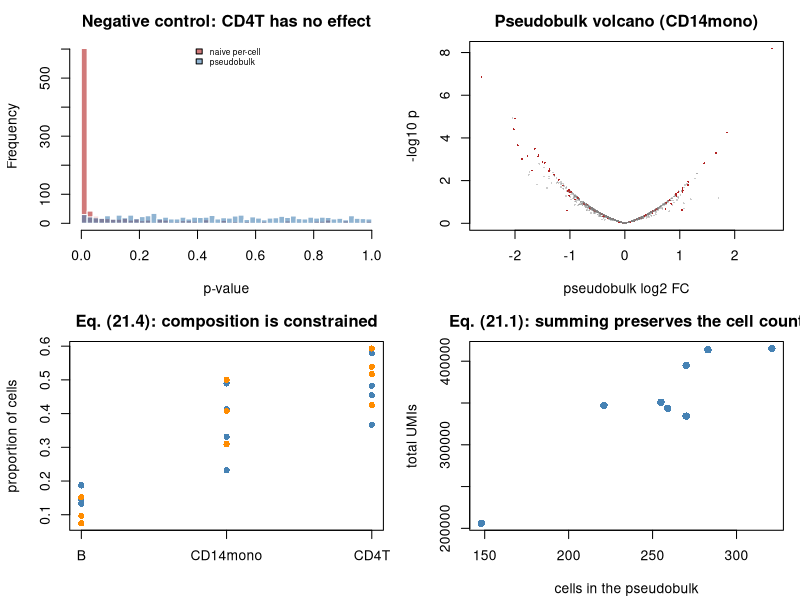

R code for this plot:
#' ---
#' title: "Applied 21 - Single-cell RNA-seq: replicated inference"
#' output: html_document
#' ---
#'
#' **Curriculum link:** `stats.md` -> Topic 21, equations (21.1)-(21.4)
#' **Core modules used:** 01 (pseudoreplication), 14 (mixed models), 18, 26
#'
#' ## Dataset card
#'
#' | | |
#' |---|---|
#' | **Real analogue** | Kang et al. 2018 (GSE96583): 8 lupus donors, PBMCs, +/- IFN-beta |
#' | **Unit of inference** | **Donor** (8), not cell (~15,000) |
#' | **Here** | Simulated with the same hierarchy |
#'
#' The literature is settled: preserve the donor as the replicate, via
#' pseudobulk aggregation or a subject-aware mixed model. Naive per-cell tests
#' produce a documented excess of false positives.

#+ setup, message = FALSE
suppressPackageStartupMessages({library(MASS); library(nlme)})
MODULE_NAME <- "21_single_cell_pseudobulk"
OUT <- file.path(Sys.getenv("STATS_OUT", unset = "results"), MODULE_NAME)
dir.create(OUT, recursive = TRUE, showWarnings = FALSE)
header <- function(txt) cat("\n", strrep("=", 72), "\n", txt, "\n",
                            strrep("=", 72), "\n", sep = "")

#' ## 1. Simulate a multi-donor, multi-cell-type experiment
#'
#' Donor effects are gene-specific and SHARED by every cell of that donor -
#' which is exactly what makes cells pseudoreplicates (eq. 1.4).

#+ simulate
header("1. Simulating a Kang-like multi-donor scRNA-seq experiment")
simulate_sc <- function(n_donors_per_arm = 4, G = 1000, n_de = 100, lfc = 1,
                        cell_types = c("CD4T", "CD14mono", "B"),
                        base_props = c(0.55, 0.30, 0.15),
                        da_effect = c(0, 0.5, -0.5)) {
  donors <- sprintf("D%02d", seq_len(2*n_donors_per_arm) - 1)
  arm <- setNames(rep(c("ctrl", "stim"), each = n_donors_per_arm), donors)
  true_lfc <- numeric(G); de_idx <- sample(G, n_de)
  true_lfc[de_idx] <- rnorm(n_de, 0, lfc)
  base_expr <- exp(rnorm(G, -1.2, 1.4))
  ct_mod <- lapply(cell_types, function(ct) exp(rnorm(G, 0, 0.5)))
  names(ct_mod) <- cell_types
  blocks <- list(); metas <- list()
  for (d in donors) {
    donor_eff <- rnorm(G, 0, 0.45)                 # SHARED by all this donor's cells
    n_cells <- sample(400:900, 1)
    shift <- if (arm[d] == "stim") da_effect else rep(0, length(cell_types))
    logits <- log(base_props) + shift + rnorm(length(cell_types), 0, 0.25)
    props <- exp(logits)/sum(exp(logits))
    ct_assign <- sample(cell_types, n_cells, TRUE, prob = props)
    depth <- rlnorm(n_cells, 0, 0.35)
    for (ct in cell_types) {
      sel <- ct_assign == ct; k <- sum(sel)
      if (k == 0) next
      eff <- if (ct == "CD14mono" && arm[d] == "stim") true_lfc*log(2) else 0
      mu <- base_expr * ct_mod[[ct]] * exp(donor_eff + eff)
      lam <- outer(mu, depth[sel])
      blocks[[length(blocks)+1]] <- matrix(rpois(length(lam), lam), nrow = G)
      metas[[length(metas)+1]] <- data.frame(donor = d, condition = arm[d],
                                             cell_type = ct, depth = depth[sel])
    }
  }
  counts <- do.call(cbind, blocks)
  cell_meta <- do.call(rbind, metas)
  rownames(cell_meta) <- sprintf("C%06d", seq_len(nrow(cell_meta)))
  dimnames(counts) <- list(sprintf("G%04d", seq_len(G)), rownames(cell_meta))
  cell_meta$condition <- factor(cell_meta$condition, levels = c("ctrl", "stim"))
  list(counts = counts, cell_meta = cell_meta,
       truth = data.frame(true_lfc = true_lfc, is_de = true_lfc != 0,
                          row.names = rownames(counts)))
}
set.seed(3101)
sim <- simulate_sc()
X <- sim$counts; cell_meta <- sim$cell_meta; truth <- sim$truth
stopifnot(identical(colnames(X), rownames(cell_meta)))        # eq. (2.1)
cat(sprintf("  %d genes x %d cells from %d donors\n", nrow(X), ncol(X),
            length(unique(cell_meta$donor))))
print(head(table(cell_meta$donor, cell_meta$cell_type), 6))
cat(sprintf("\n  n for CONDITION-level inference = %d donors, NOT %d cells\n",
            length(unique(cell_meta$donor)), ncol(X)))
cat(sprintf("  truly DE genes (in CD14mono only): %d\n", sum(truth$is_de)))

#' ## 2. The naive per-cell test, and why it fails

#+ per-cell
header("2. Per-cell testing inflates false positives")
per_cell_test <- function(X, cell_meta, cell_type) {
  sel <- cell_meta$cell_type == cell_type
  sub <- X[, sel, drop = FALSE]; cm <- cell_meta[sel, ]
  logn <- log1p(t(t(sub)/colSums(sub)) * 1e4)     # standard log-normalisation
  a <- logn[, cm$condition == "ctrl", drop = FALSE]
  b <- logn[, cm$condition == "stim", drop = FALSE]
  vapply(seq_len(nrow(logn)), function(i)
    suppressWarnings(wilcox.test(a[i, ], b[i, ])$p.value), numeric(1))
}
for (row_ in list(list("CD14mono", TRUE), list("CD4T", FALSE))) {
  ct <- row_[[1]]; has_signal <- row_[[2]]
  p <- per_cell_test(X, cell_meta, ct)
  rej <- p.adjust(p, "BH") < 0.05
  ## The true DE genes were injected into CD14mono ONLY. In any other
  ## compartment there is no condition effect at all, so EVERY rejection is
  ## a false positive.
  tp <- if (has_signal) sum(rej & truth$is_de) else 0
  fp <- if (has_signal) sum(rej & !truth$is_de) else sum(rej)
  cat(sprintf("  %-10s (%-21s): %4d 'DE' genes (TP=%3d, FP=%4d, FDP=%.3f)\n",
              ct, if (has_signal) "real signal present" else "NO real signal at all",
              sum(rej), tp, fp, fp/max(sum(rej), 1)))
}
cat("\n  Look at CD4T. There is NO condition effect there by construction, yet\n")
cat("  the per-cell test calls a large fraction of the transcriptome\n")
cat("  differential. Every one is a false positive, produced by donor-to-donor\n")
cat("  variation counted as within-group noise across pseudoreplicated cells.\n")
sel <- cell_meta$cell_type == "CD4T"
sub <- X[, sel]; cm <- cell_meta[sel, ]
logn <- log1p(t(t(sub)/colSums(sub))*1e4)
g <- order(-rowMeans(logn))[50]
vals <- logn[g, ]
between <- var(tapply(vals, cm$donor, mean))
within <- mean(tapply(vals, cm$donor, var))
icc <- between/(between + within)
m_bar <- mean(table(cm$donor))
cat(sprintf("\n  For a representative CD4T gene:\n"))
cat(sprintf("    ICC (eq. 1.7)           = %.4f\n", icc))
cat(sprintf("    mean cells per donor    = %.0f\n", m_bar))
cat(sprintf("    design effect (eq. 1.8) = %.1f\n", 1 + (m_bar-1)*icc))
cat(sprintf("    SE understated by       = %.1fx\n", sqrt(1 + (m_bar-1)*icc)))

#' ## 3. Pseudobulk aggregation, eq. (21.1)
#'
#' **Sum RAW counts, do not average normalised values.** Summing keeps the
#' count nature AND the information about how many cells contributed.

#+ pseudobulk
header("3. Pseudobulk by (cell type x donor), eq. (21.1)")
make_pseudobulk <- function(X, cell_meta, cell_type, min_cells = 10) {
  sel <- cell_meta$cell_type == cell_type
  sub <- X[, sel, drop = FALSE]; cm <- cell_meta[sel, ]
  n_cells <- table(cm$donor)
  keep <- names(n_cells)[n_cells >= min_cells]
  pb <- sapply(keep, function(d) rowSums(sub[, cm$donor == d, drop = FALSE]))
  meta <- data.frame(condition = sapply(keep, function(d) as.character(cm$condition[cm$donor == d][1])),
                     n_cells = as.integer(n_cells[keep]), row.names = keep)
  meta$condition <- factor(meta$condition, levels = c("ctrl", "stim"))
  list(pb = pb, meta = meta)
}
pbo <- make_pseudobulk(X, cell_meta, "CD14mono")
print(pbo$meta)
cat(sprintf("\n  pseudobulk matrix: %d genes x %d SAMPLES\n", nrow(pbo$pb), ncol(pbo$pb)))
cat("  n is now the number of DONORS. This is the whole point.\n")
cat(sprintf("\n  summed library sizes range over donors: %s - %s UMIs\n",
            format(min(colSums(pbo$pb)), big.mark=","),
            format(max(colSums(pbo$pb)), big.mark=",")))
cat("  The library size CARRIES the cell count, so the NB model automatically\n")
cat("  trusts big pseudobulks more. Averaging normalised values discards that\n")
cat("  and gives a 3-cell sample equal influence.\n")

#' ## 4. Three valid analyses compared

#+ compare
header("4. Pseudobulk vs mixed model vs naive (21.1)-(21.2)")
pseudobulk_nb <- function(pb, meta, min_count = 10) {
  lib <- colSums(pb)
  keep <- rowSums(pb) >= min_count & rowSums(pb > 0) >= 3
  sub <- pb[keep,, drop = FALSE]
  cond <- as.numeric(meta$condition == "stim")
  Xd <- cbind(1, cond)
  ## One shared dispersion, estimated from the residual spread on the log scale.
  logy <- log2(t(t(sub)/lib) + 1e-6)
  resid <- t(logy) - Xd %*% qr.coef(qr(Xd), t(logy))
  phi <- max(median(colSums(resid^2)/(length(cond) - 2)) * log(2)^2, 0.01)
  res <- t(vapply(seq_len(nrow(sub)), function(i) {
    f <- try(glm(sub[i, ] ~ cond, family = negative.binomial(1/phi),
                 offset = log(lib)), silent = TRUE)
    if (inherits(f, "try-error")) return(c(NA, 1))
    cs <- coef(summary(f, dispersion = 1))          # see Module 20, section 5
    c(cs["cond", 1]/log(2), cs["cond", 4])
  }, numeric(2)))
  out <- data.frame(lfc = res[, 1], pvalue = res[, 2], row.names = rownames(sub))
  out$padj <- p.adjust(out$pvalue, "BH")
  list(res = out, phi = phi)
}
nb_out <- pseudobulk_nb(pbo$pb, pbo$meta)
res_nb <- nb_out$res
p_naive <- per_cell_test(X, cell_meta, "CD14mono")
score <- function(p_or_res, label) {
  if (is.data.frame(p_or_res)) { padj <- p_or_res$padj; idx <- rownames(p_or_res) }
  else { padj <- p.adjust(p_or_res, "BH"); idx <- rownames(truth) }
  t0 <- truth[idx, ]
  rej <- !is.na(padj) & padj < 0.05
  tp <- sum(rej & t0$is_de); fp <- sum(rej & !t0$is_de)
  cat(sprintf("  %-40s%7d%7d%7d%9.2f%8.3f\n", label, sum(rej), tp, fp,
              tp/max(sum(t0$is_de), 1), fp/max(sum(rej), 1)))
}
cat(sprintf("  estimated pseudobulk dispersion = %.4f\n\n", nb_out$phi))
cat(sprintf("  %-40s%7s%7s%7s%9s%8s\n", "method", "rej", "TP", "FP", "sens", "FDP"))
score(p_naive, "naive per-cell Wilcoxon")
score(res_nb, "pseudobulk + NB GLM (21.1)")
cat("\n  Read this honestly: the pseudobulk FDP is not exactly 0.05 either -\n")
cat("  with few rejections, two or three false ones move it a long way. That\n")
cat("  is Monte-Carlo noise on a small denominator, not a failure of FDR\n")
cat("  control. The naive test's FDP is a different animal: a SYSTEMATIC\n")
cat("  breakdown, not sampling variation.\n")

## A donor-aware mixed model on a gene subset, to show the answers agree.
subset_genes <- c(head(rownames(truth)[truth$is_de], 30),
                  head(rownames(truth)[!truth$is_de], 30))
sel <- cell_meta$cell_type == "CD14mono"
sub <- X[subset_genes, sel, drop = FALSE]; cm <- cell_meta[sel, ]
cm$ln_depth <- log(colSums(X[, sel]))
p_glmm <- vapply(subset_genes, function(g) {
  d <- data.frame(y = log1p(sub[g, ]/exp(cm$ln_depth)*1e4),
                  stim = as.numeric(cm$condition == "stim"), donor = cm$donor)
  f <- try(lme(y ~ stim, random = ~ 1 | donor, data = d), silent = TRUE)
  if (inherits(f, "try-error")) NA else summary(f)$tTable["stim", "p-value"]
}, numeric(1))
q_glmm <- p.adjust(p_glmm, "BH")
q_pb <- res_nb[subset_genes, "padj"]
cat(sprintf("\n  On a 60-gene subset (30 DE, 30 null):\n"))
cat(sprintf("    donor-aware mixed model : %d rejected, %d true\n",
            sum(q_glmm < 0.05, na.rm = TRUE),
            sum(q_glmm < 0.05 & truth[subset_genes, "is_de"], na.rm = TRUE)))
cat(sprintf("    pseudobulk NB           : %d rejected, %d true\n",
            sum(q_pb < 0.05, na.rm = TRUE),
            sum(q_pb < 0.05 & truth[subset_genes, "is_de"], na.rm = TRUE)))
cat(sprintf("    rank correlation of p-values: %.3f\n",
            cor(p_glmm, res_nb[subset_genes, "pvalue"], method = "spearman",
                use = "complete.obs")))
cat("\n  The two donor-aware approaches agree closely. Pseudobulk is far\n")
cat("  cheaper and easier to audit, which is why it is the default.\n")

#' ## 5. Differential abundance is a separate, compositional question, eq. (21.4)

#+ abundance
header("5. Differential ABUNDANCE of cell types (21.3)-(21.4)")
comp <- table(cell_meta$donor, cell_meta$cell_type)
donor_cond <- sapply(rownames(comp), function(d)
  as.character(cell_meta$condition[cell_meta$donor == d][1]))
props <- prop.table(comp, 1)
cat("  Cell-type proportions per donor:\n")
print(round(props, 3))
cat("\n  TRUE log-odds shifts in the stim arm: CD4T 0.0, CD14mono +0.5, B -0.5\n")
cat(sprintf("\n  %-12s%11s%11s%18s%24s\n", "cell type", "mean ctrl", "mean stim",
            "t-test on props", "NB with offset (21.4)"))
for (ct in colnames(comp)) {
  pc <- props[donor_cond == "ctrl", ct]; ps <- props[donor_cond == "stim", ct]
  d <- data.frame(y = as.numeric(comp[, ct]), total = as.numeric(rowSums(comp)),
                  stim = as.numeric(donor_cond == "stim"))
  f <- glm(y ~ stim, data = d, family = negative.binomial(10), offset = log(total))
  cat(sprintf("  %-12s%11.3f%11.3f%18.4f%24.4f\n", ct, mean(pc), mean(ps),
              t.test(pc, ps)$p.value, coef(summary(f, dispersion = 1))["stim", 4]))
}
drift <- mean(props[donor_cond == "stim", "CD4T"]) - mean(props[donor_cond == "ctrl", "CD4T"])
cat(sprintf("\n  The COMPOSITIONAL trap (eq. 2.7). CD4T has NO true effect, yet its\n"))
cat(sprintf("  mean proportion drifted by %+.3f, purely because the other two moved\n", drift))
cat("  and the three proportions must sum to 1. That drift is a SYSTEMATIC\n")
cat("  bias, not noise, so it does NOT average away: add donors and it becomes\n")
cat("  a confident false positive.\n")
cat("\n  Relative abundance cannot distinguish 'monocytes expanded' from\n")
cat("  'everything else contracted' without an absolute measurement - spike-ins,\n")
cat("  counting beads, or cytometry counts. Module 26 develops the log-ratio\n")
cat("  machinery for exactly this problem.\n")

#' ## 6. Minimum-cell thresholds

#+ min-cells
header("6. The minimum-cell rule")
cat(sprintf("  %11s%13s%11s%6s%6s%8s\n", "min cells", "donors kept", "rejected",
            "TP", "FP", "FDP"))
for (mc in c(1, 10, 50, 200)) {
  pbx <- make_pseudobulk(X, cell_meta, "B", min_cells = mc)
  if (ncol(pbx$pb) < 4 || nlevels(droplevels(pbx$meta$condition)) < 2) {
    cat(sprintf("  %11d%13d   too few donors to analyse\n", mc, ncol(pbx$pb))); next
  }
  r <- pseudobulk_nb(pbx$pb, pbx$meta)$res
  t0 <- truth[rownames(r), ]
  rej <- !is.na(r$padj) & r$padj < 0.05
  ## B cells have NO true differential state, so this is a negative control.
  cat(sprintf("  %11d%13d%11d%6d%6d%8.3f\n", mc, ncol(pbx$pb), sum(rej),
              sum(rej & t0$is_de), sum(rej & !t0$is_de), sum(rej & !t0$is_de)/max(sum(rej),1)))
}
cat("\n  The B compartment has no true effect, so this is a negative control.\n")
cat("  Set the minimum-cell rule BEFORE looking at the outcome (10 is a common\n")
cat("  default), and report how many sample x cell-type combinations it removed.\n")

#' ## 7. Figure

#+ figure
png(file.path(OUT, "single_cell.png"), width = 1100, height = 800, res = 110)
par(mfrow = c(2, 2), mar = c(4.2, 4.2, 2.5, 1))
pb_c <- make_pseudobulk(X, cell_meta, "CD4T")
r_c <- pseudobulk_nb(pb_c$pb, pb_c$meta)$res
hist(per_cell_test(X, cell_meta, "CD4T"), breaks = 40,
     col = adjustcolor("firebrick", 0.6), border = "white",
     main = "Negative control: CD4T has no effect", xlab = "p-value")
hist(r_c$pvalue, breaks = 40, col = adjustcolor("steelblue", 0.6),
     border = "white", add = TRUE)
legend("top", c("naive per-cell", "pseudobulk"),
       fill = c(adjustcolor("firebrick",0.6), adjustcolor("steelblue",0.6)),
       bty = "n", cex = 0.6)
t_de <- truth[rownames(res_nb), "is_de"]
plot(res_nb$lfc, -log10(res_nb$pvalue), pch = 16, cex = 0.3,
     col = ifelse(t_de, "firebrick", adjustcolor("grey50", 0.4)),
     xlab = "pseudobulk log2 FC", ylab = "-log10 p",
     main = "Pseudobulk volcano (CD14mono)")
matplot(t(props), type = "p", pch = 16, col = ifelse(donor_cond == "stim", "darkorange", "steelblue"),
        xaxt = "n", xlab = "", ylab = "proportion of cells",
        main = "Eq. (21.4): composition is constrained")
axis(1, seq_len(ncol(props)), colnames(props))
plot(pbo$meta$n_cells, colSums(pbo$pb), pch = 16, col = "steelblue", cex = 1.2,
     xlab = "cells in the pseudobulk", ylab = "total UMIs",
     main = "Eq. (21.1): summing preserves the cell count")
invisible(dev.off())
cat("\nFigure written to", file.path(OUT, "single_cell.png"), "\n")

#' # PROBLEMS
#'
#' ### Problem 1: Donors vs cells per donor
#'
#' Compare the power of the pseudobulk analysis at 3, 5 and 8 donors per arm.
#' Connect your answer to eq. (1.6) and (9.7).

#+ problem1
## ---- YOUR CODE HERE ----------------------------------------------------

## ---- SOLUTION (uncomment to check) -------------------------------------
# for (nd in c(3, 5, 8)) {
#   set.seed(500 + nd)
#   s <- simulate_sc(n_donors_per_arm = nd)
#   pbx <- make_pseudobulk(s$counts, s$cell_meta, "CD14mono")
#   r <- pseudobulk_nb(pbx$pb, pbx$meta)$res
#   t0 <- s$truth[rownames(r), ]
#   rej <- !is.na(r$padj) & r$padj < 0.05
#   cat(sprintf("  %d donors/arm: %4d rejected, sens=%.2f, FDP=%.3f\n", nd, sum(rej),
#               sum(rej & t0$is_de)/max(sum(t0$is_de),1),
#               sum(rej & !t0$is_de)/max(sum(rej),1)))
# }
#
# ## Donors dominate. Eq. (1.6) says Var(mean) -> sigma_b^2/n_donors no matter
# ## how many cells you sequence, and eq. (9.7) says the cost-optimal cells per
# ## donor is modest whenever donor variability is large - which it always is in
# ## human studies. Three donors cannot be rescued by a million cells.

#' ### Problem 2: Marker genes are not condition effects
#'
#' Cluster the CD4T cells with k-means on the top PCs, then test for "markers"
#' between clusters. Compare the p-value histogram to the valid pseudobulk
#' condition test. Explain using Module 18.

#+ problem2
## ---- YOUR CODE HERE ----------------------------------------------------

## ---- SOLUTION (uncomment to check) -------------------------------------
# sel <- cell_meta$cell_type == "CD4T"
# sub <- X[, sel]
# logn <- log1p(t(t(sub)/colSums(sub))*1e4)
# pcs <- prcomp(t(logn), center = TRUE, rank. = 15)$x
# lab <- kmeans(pcs, 2, nstart = 25)$cluster
# p_marker <- vapply(seq_len(nrow(logn)), function(i)
#   t.test(logn[i, lab == 1], logn[i, lab == 2])$p.value, numeric(1))
# cat(sprintf("  cluster 'markers' at p<0.05 : %.1f%%\n", 100*mean(p_marker < 0.05)))
# cat(sprintf("  surviving BH FDR 0.05       : %d\n",
#             sum(p.adjust(p_marker, "BH") < 0.05)))
# pb_c2 <- make_pseudobulk(X, cell_meta, "CD4T")
# r_c2 <- pseudobulk_nb(pb_c2$pb, pb_c2$meta)$res
# cat(sprintf("  valid pseudobulk condition test, p<0.05: %.1f%%\n",
#             100*mean(r_c2$pvalue < 0.05, na.rm = TRUE)))
#
# ## The clusters were DEFINED by the same expression values being tested, so
# ## essentially every gene comes out "significant" (Module 18, double dipping).
# ## Cluster markers DESCRIBE the clustering; they are not evidence about the
# ## conditions.

#' ### Problem 3: Mean-of-normalised vs sum-of-counts pseudobulk
#'
#' Build a pseudobulk by AVERAGING log-normalised expression, analyse with a
#' t-test, and compare. Then down-sample one donor's CD14mono cells to 15 and
#' see which method is more disturbed.

#+ problem3
## ---- YOUR CODE HERE ----------------------------------------------------

## ---- SOLUTION (uncomment to check) -------------------------------------
# sel <- cell_meta$cell_type == "CD14mono"
# sub <- X[, sel]; cm <- cell_meta[sel, ]
# ln <- log1p(t(t(sub)/colSums(sub))*1e4)
# pbm <- sapply(unique(cm$donor), function(d) rowMeans(ln[, cm$donor == d, drop = FALSE]))
# cond_m <- sapply(unique(cm$donor), function(d) as.character(cm$condition[cm$donor == d][1]))
# p_mean <- vapply(seq_len(nrow(pbm)), function(i)
#   t.test(pbm[i, cond_m == "ctrl"], pbm[i, cond_m == "stim"])$p.value, numeric(1))
# q_mean <- p.adjust(p_mean, "BH")
# cat(sprintf("  mean-of-normalised: %d rejected, %d true\n", sum(q_mean < 0.05),
#             sum(q_mean < 0.05 & truth$is_de)))
# score(res_nb, "sum-of-counts + NB GLM")
#
# ## Now cripple one donor: keep only 15 of its CD14mono cells.
# set.seed(1)
# bad <- which(cm$donor == "D00")
# drop <- sample(bad, max(length(bad) - 15, 0))
# keep_mask <- !(colnames(X) %in% colnames(sub)[drop])
# pbk <- make_pseudobulk(X[, keep_mask], cell_meta[keep_mask, ], "CD14mono", min_cells = 1)
# cat(sprintf("  after crippling D00 to 15 cells: its pseudobulk library size is\n"))
# cat(sprintf("    %s UMIs vs a median of %s across donors\n",
#             format(sum(pbk$pb[, "D00"]), big.mark = ","),
#             format(median(colSums(pbk$pb)), big.mark = ",")))
#
# ## The NB model AUTOMATICALLY down-weights D00 via the offset, because its
# ## library size is tiny. The mean-of-normalised pseudobulk gives D00 exactly
# ## the same weight as a 900-cell donor, so one noisy donor can drive the whole
# ## result.

#' ## What to take away
#'
#' 1. **Donors are replicates. Cells are measurements.** Always.
#' 2. Pseudobulk by (cell type x sample) with SUMS of raw counts; require a
#'    pre-specified minimum cell count; analyse with bulk tools.
#' 3. Differential state != differential abundance != cluster markers (21.3).
#' 4. Treat abundance compositionally.
#' 5. Multiplicity family = genes x cell types x contrasts.
#'
#' **Next:** `22_cytometry_differential_abundance.R`
